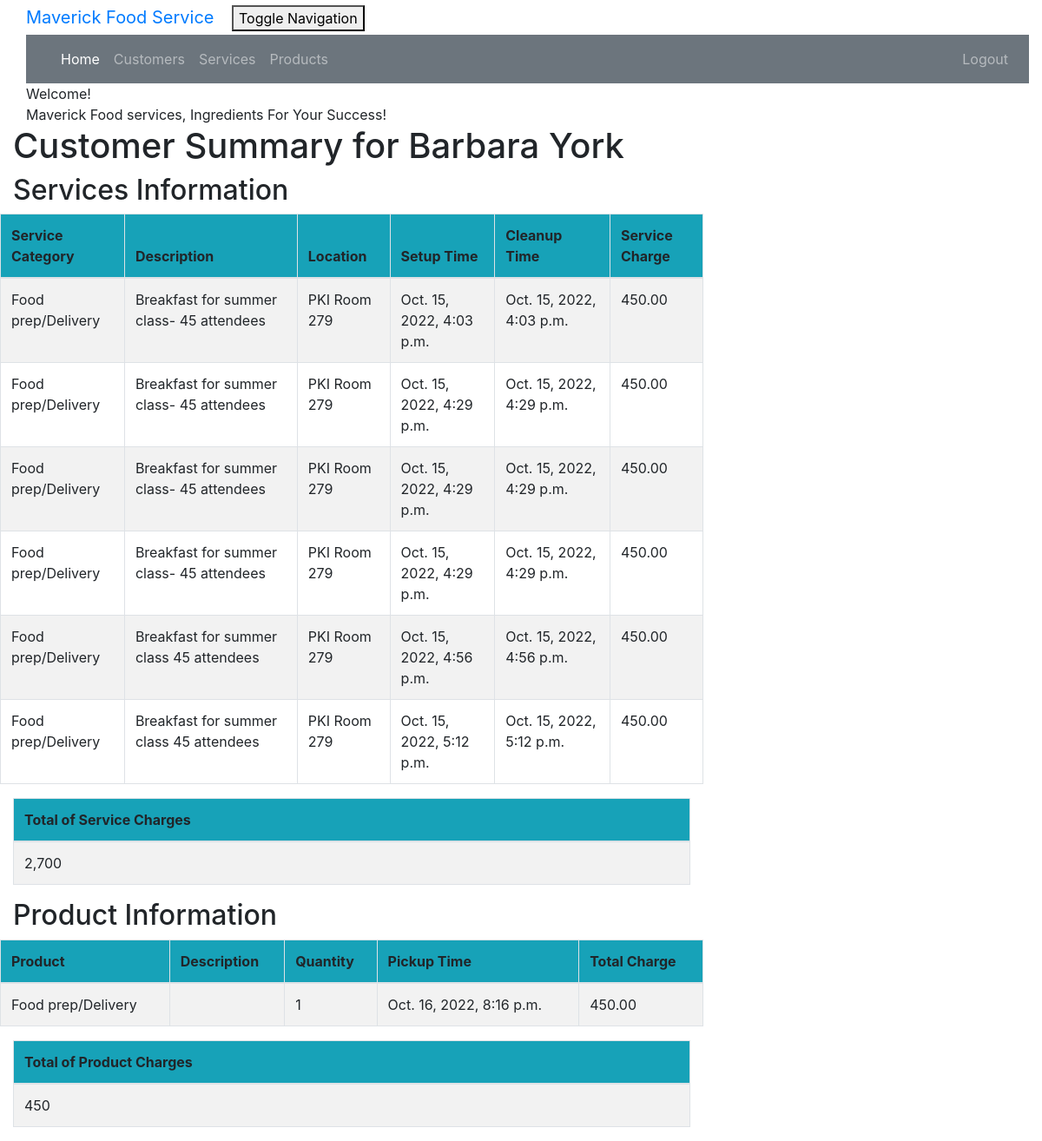
The page /customer/1/summary/ (signed in) on the database its author committed.
### crm/models.py (models this page shows, shortened)
class Customer(models.Model):
    cust_name = models.CharField(max_length=50)
    email = models.EmailField(max_length=100)
    phone = models.CharField(max_length=20)
    bldgroom = models.CharField(max_length=100)
    address = models.CharField(max_length=200)
    state = models.CharField(max_length=50)
    city = models.CharField(max_length=50, null=True)
    zipcode = models.CharField(max_length=10)
    organization = models.CharField(max_length=100)
    role = models.CharField(max_length=100)

class Service(models.Model):
    cust_name = models.ForeignKey(Customer, on_delete=models.CASCADE, related_name='services')
    service_category = models.CharField(max_length=100)
    description = models.TextField()
    location = models.CharField(max_length=200)
    setup_time = models.DateTimeField(
        default=timezone.now)
    cleanup_time = models.DateTimeField(
        default=timezone.now)
    service_charge = models.DecimalField(max_digits=10, decimal_places=2)
    created_date = models.DateTimeField(
        default=timezone.now)
    updated_date = models.DateTimeField(auto_now_add=True)

class Product(models.Model):
    cust_name = models.ForeignKey(Customer, on_delete=models.CASCADE, related_name='products')
    product = models.CharField(max_length=100)
    description = models.TextField()
    quantity = models.IntegerField()
    pickup_time = models.DateTimeField(
        default=timezone.now)
    charge = models.DecimalField(max_digits=10, decimal_places=2)
    created_date = models.DateTimeField(
        default=timezone.now)
    updated_date = models.DateTimeField(auto_now_add=True)

### crm/views.py (the view)
# urls.py: path('customer/<int:pk>/summary/', views.summary, name='summary'),
@login_required
def summary(request, pk):
    customer = get_object_or_404(Customer, pk=pk)
    services = Service.objects.filter(cust_name=pk)
    products = Product.objects.filter(cust_name=pk)
    sum_service_charge = \
        Service.objects.filter(cust_name=pk).aggregate(Sum('service_charge'))
    sum_product_charge = \
        Product.objects.filter(cust_name=pk).aggregate(Sum('charge'))
    sum = sum_product_charge.get("charge__sum")
    if sum == None:
        sum_product_charge = {'charge__sum': Decimal('0')}
    sum = sum_service_charge.get("service_charge__sum")
    if sum == None:
        sum_service_charge = {'service_charge__sum': Decimal('0')}
    return render(request, 'crm/summary.html', {'customer': customer,
                                                'products': products,
                                                'services': services,
                                                'sum_service_charge': sum_service_charge,
                                                'sum_product_charge': sum_product_charge, })

### crm/templates/crm/summary.html
{% extends 'crm/base.html' %}
{% block content %}
{% load mathfilters %}
{% load humanize %}
<div class="container">
    <div class="row">
        <div class="col-md-10 col-md-offset-1">
            <div class="panel panel-primary">
                <div class="panel-heading">Welcome!</div>
                <div class="panel-body">
                    Maverick Food services, Ingredients For Your Success!
                </div>
            </div>
        </div>
    </div>
</div>
<div class="row">
  <h1 style="padding-left: 15Px">Customer Summary for {{ customer.cust_name }}</h1>
</div>
    <div class="row">
        <h2 style="padding-left: 15Px">Services Information</h2>
    </div>
    <div class="row">
        <table class="table table-striped table-bordered table-hover">
            <thead>
            <tr class="bg-info">
                <th>Service Category</th>
                <th>Description</th>
                <th>Location</th>
                <th>Setup Time</th>
                <th>Cleanup Time</th>
                <th>Service Charge</th>
            </tr>
            </thead>
            <tbody>
            {% for service in services %}
                <tr>
                    <td>{{ service.service_category }}</td>
                    <td>{{ service.description }}</td>
                    <td>{{ service.location }}</td>
                    <td>{{ service.setup_time }}</td>
                    <td>{{ service.cleanup_time }}</td>
                    <td>{{ service.service_charge|intcomma }}</td>
                </tr>
            {% endfor %}
            </tbody>
        </table>
    </div>
    <table class="table table-striped table-bordered table-hover">
        <thead>
            <tr class="bg-info">
                <th>Total of Service Charges</th>
            </tr>
        </thead>
        <tbody>
            <tr>
                <td>{{ sum_service_charge.service_charge__sum|intcomma }}</td>
            </tr>
        </tbody>
    </table>
    <div class="row">
        <h2 style="padding-left: 15Px">Product Information</h2>
    </div>
    <div class="row">
        <table class="table table-striped table-bordered table-hover">
            <thead>
            <tr class="bg-info">
                <th>Product</th>
                <th>Description</th>
                <th>Quantity</th>
                <th>Pickup Time</th>
                <th>Total Charge</th>
            </tr>
            </thead>
            <tbody>
            {% for product in products %}
                <tr>
                    <td>{{ product.product }}</td>
                    <td>{{ product.p_description }}</td>
                    <td>{{ product.quantity|intcomma }}</td>
                    <td>{{ product.pickup_time }}</td>
                    <td>{{ product.charge|intcomma }}</td>
                </tr>
            {% endfor %}
            </tbody>
        </table>
    </div>
        <table class="table table-striped table-bordered table-hover">
        <thead>
            <tr class="bg-info">
                <th>Total of Product Charges</th>
            </tr>
        </thead>
        <tbody>
            <tr>
                <td>{{ sum_product_charge.charge__sum|intcomma }}</td>
            </tr>
        </tbody>
    </table>
</div>
{% endblock %}

### crm/static/css/portfolio.css (style rules this page uses)
body { padding-left: 15px; }

### rows shown on the page
Customer: cust_name "Barbara York"
Service: service_category "Food prep/Delivery", description "Breakfast for summer class- 45 attendees", location "PKI Room 279", setup_time "Oct. 15, 2022, 4:03 p.m.", cleanup_time "Oct. 15, 2022, 4:03 p.m.", service_charge "450.00"
Service: service_category "Food prep/Delivery", description "Breakfast for summer class- 45 attendees", location "PKI Room 279", setup_time "Oct. 15, 2022, 4:29 p.m.", cleanup_time "Oct. 15, 2022, 4:29 p.m.", service_charge "450.00"
Service: service_category "Food prep/Delivery", description "Breakfast for summer class- 45 attendees", location "PKI Room 279", setup_time "Oct. 15, 2022, 4:29 p.m.", cleanup_time "Oct. 15, 2022, 4:29 p.m.", service_charge "450.00"
Service: service_category "Food prep/Delivery", description "Breakfast for summer class- 45 attendees", location "PKI Room 279", setup_time "Oct. 15, 2022, 4:29 p.m.", cleanup_time "Oct. 15, 2022, 4:29 p.m.", service_charge "450.00"
Service: service_category "Food prep/Delivery", description "Breakfast for summer class 45 attendees", location "PKI Room 279", setup_time "Oct. 15, 2022, 4:56 p.m.", cleanup_time "Oct. 15, 2022, 4:56 p.m.", service_charge "450.00"
Service: service_category "Food prep/Delivery", description "Breakfast for summer class 45 attendees", location "PKI Room 279", setup_time "Oct. 15, 2022, 5:12 p.m.", cleanup_time "Oct. 15, 2022, 5:12 p.m.", service_charge "450.00"
Product: product "Food prep/Delivery", quantity "1", pickup_time "Oct. 16, 2022, 8:16 p.m.", charge "450.00"

### other values the page prints
{{ sum_service_charge.service_charge__sum|intcomma }} "2,700"
{{ sum_product_charge.charge__sum|intcomma }} "450"
